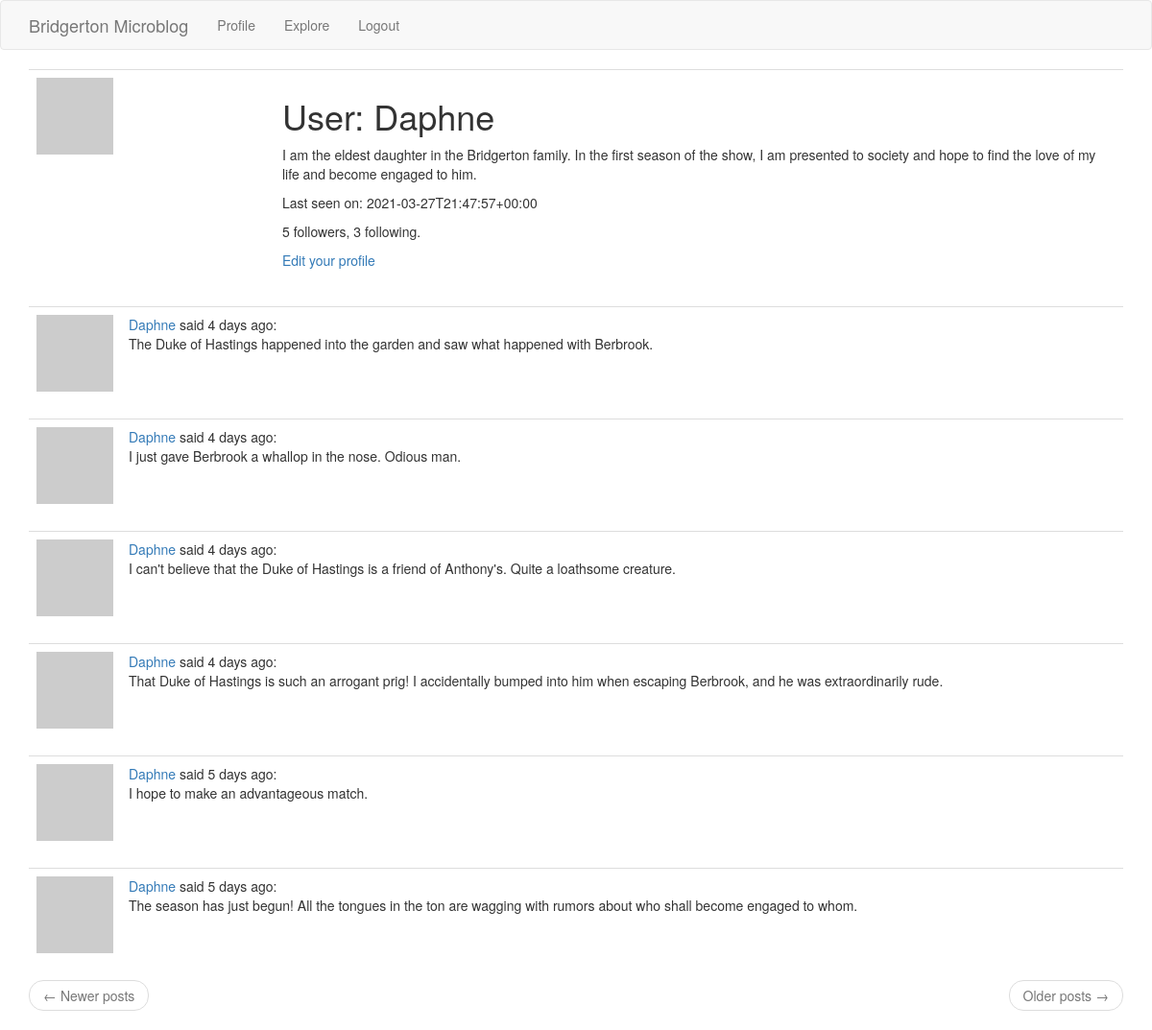
The app's page /user_profile/Daphne (signed in) with its own data.
### app/models.py (models this page shows, shortened)
class User(UserMixin, db.Model):
    id = db.Column(db.Integer, primary_key=True)
    username = db.Column(db.String(64), index=True, unique=True)
    email = db.Column(db.String(128), index=True, unique=True)
    password_hash = db.Column(db.String(128))
    posts = db.relationship('Post', backref='author', lazy='dynamic')
    about_me = db.Column(db.String(256))
    last_seen = db.Column(db.DateTime, default=datetime.utcnow)
    followed = db.relationship(
        'User', secondary=followers,
        primaryjoin=(followers.c.follower_id == id),
        secondaryjoin=(followers.c.poster_id == id),
        backref=db.backref('followers', lazy='dynamic'), lazy='dynamic')
    def avatar(self, size):
        hexdigest = md5(self.email.lower().encode('utf-8')).hexdigest()
        return f'https://www.gravatar.com/avatar/{hexdigest}?s={size}&d=identicon'

class Post(db.Model):
    id = db.Column(db.Integer, primary_key=True)
    body = db.Column(db.String(140))
    timestamp = db.Column(db.DateTime, index=True, default=datetime.utcnow)
    user_id = db.Column(db.Integer, db.ForeignKey('user.id'))

### app/routes.py (the view)
@app.route('/user_profile/<username>')
@login_required
def user_profile(username):
    user = User.query.filter_by(username=username).first_or_404()
    page = request.args.get('page', 1, type=int)
    posts = user.posts.order_by(Post.timestamp.desc()).paginate(
        page, app.config['POSTS_PER_PAGE'], False)
    next_url = url_for('user_profile', username=user.username, page=posts.next_num) \
        if posts.has_next else None
    prev_url = url_for('user_profile', username=user.username, page=posts.prev_num) \
        if posts.has_prev else None
    form = EmptyForm()
    return render_template('profile.html', user=user, posts=posts.items,
                           next_url=next_url, prev_url=prev_url, form=form)

### app/models.py (called while the page is built)
@login.user_loader
def load_user(id):
    return User.query.get(int(id))

### app/routes.py (called while the page is built)
@app.before_request
def before_request():
    if current_user.is_authenticated:
        current_user.last_seen = datetime.utcnow()
        db.session.commit()

### app/templates/profile.html (shortened to what this page needs)
{% extends "base.html" %}
{% block app_content %}
    <table class="table table-hover">
        <tr>
            <td width="256px"><img src="{{ user.avatar(256) }}"></td>
            <td>
                <h1>User: {{ user.username }}</h1>
                {% if user.about_me %}<p>{{ user.about_me }}</p>{% endif %}
                {% if user.last_seen %}<p>Last seen on: {{ moment(user.last_seen).format(LLL) }}</p>{% endif %}
                <p>{{ user.followers.count() }} followers, {{ user.followed.count() }} following.</p>
                {% if user == current_user %}
                <p><a href="{{ url_for('edit_profile') }}">Edit your profile</a></p>
                {% endif %}
            </td>
        </tr>
    </table>
    {% for post in posts %}
        {% include '_post.html' %}
    {% endfor %}
    <nav aria-label="...">
        <ul class="pager">
            <li class="previous{% if not prev_url %} disabled{% endif %}">
                <a href="{{ prev_url or '#' }}">
                    <span aria-hidden="true">&larr;</span> Newer posts
                </a>
            </li>
            <li class="next{% if not next_url %} disabled{% endif %}">
                <a href="{{ next_url or '#' }}">
                    Older posts <span aria-hidden="true">&rarr;</span>
                </a>
            </li>
        </ul>
    </nav>
{% endblock %}

### app/templates/_post.html
<table class="table table-hover">
    <tr>
        <td width="70px">
            <a href="{{  url_for('user_profile', username=post.author.username) }}">
                <img src="{{ post.author.avatar(70) }}">
            </a>
        </td>
        <td>
            <a href="{{ url_for('user_profile', username=post.author.username) }}">
                {{ post.author.username }}
            </a>
            said {{ moment(post.timestamp).fromNow() }}:
            <br/>
            {{ post.body }}
        </td>
    </tr>
</table>

### records on screen
User: username "Daphne", about_me "I am the eldest daughter in the Bridgerton family. In the first season of the show, I am presented to society and hope to find the love of my life and become engaged to him.", last_seen "2021-03-27T21:47:57+00:00"
Post: author.username "Daphne", timestamp "4 days ago", body "The Duke of Hastings happened into the garden and saw what happened with Berbrook."
Post: author.username "Daphne", timestamp "4 days ago", body "I just gave Berbrook a whallop in the nose. Odious man."
Post: author.username "Daphne", timestamp "4 days ago", body "I can't believe that the Duke of Hastings is a friend of Anthony's. Quite a loathsome creature."
Post: author.username "Daphne", timestamp "4 days ago", body "That Duke of Hastings is such an arrogant prig! I accidentally bumped into him when escaping Berbrook, and he was extraordinarily rude."
Post: author.username "Daphne", timestamp "5 days ago", body "I hope to make an advantageous match."
Post: author.username "Daphne", timestamp "5 days ago", body "The season has just begun! All the tongues in the ton are wagging with rumors about who shall become engaged to whom."

### other values on screen
{{ user.followers.count() }} "5"
{{ user.followed.count() }} "3"
